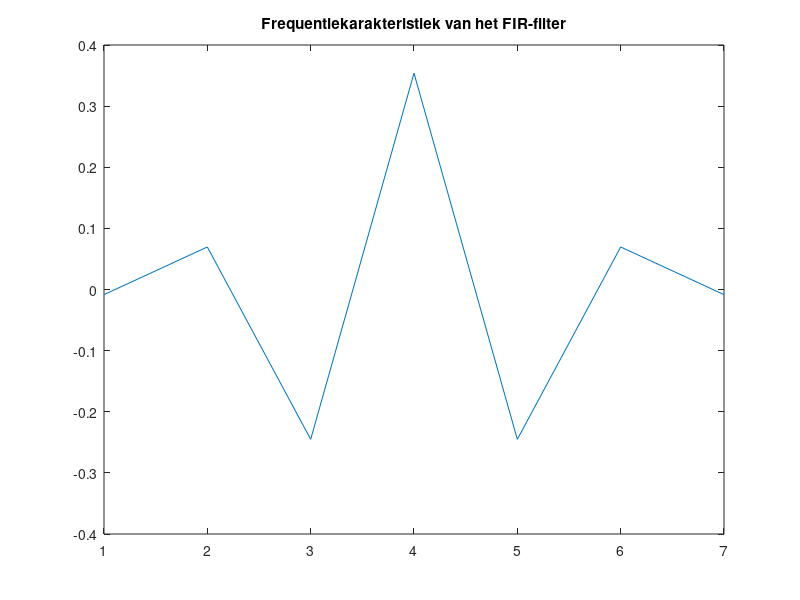

MATLAB code to generate this figure:
fs = 8000; % Samplefrequentie
fc = 3000; % Afsnijfrequentie
N = 7; % Aantal coëfficiënten
b = fir1(N-1, fc/(fs/2), 'high', hamming(N)); % High-pass FIR-filter

% Frequentierespons plotten
figure;
%freqz(b,1,512,fs);
plot(b);
title('Frequentiekarakteristiek van het FIR-filter');
